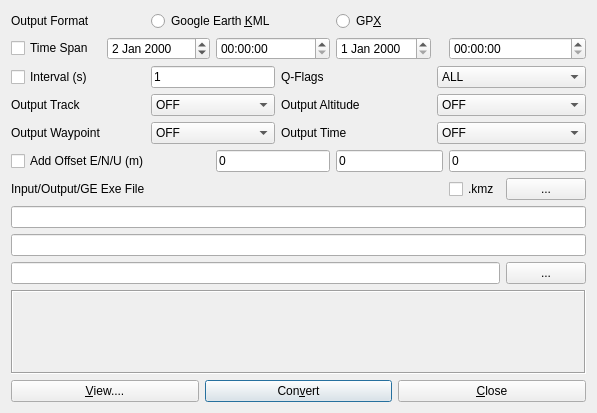
<?xml version="1.0" encoding="UTF-8"?>
<ui version="4.0">
 <class>ConvDialog</class>
 <widget class="QWidget" name="ConvDialog">
  <property name="geometry">
   <rect>
    <x>0</x>
    <y>0</y>
    <width>597</width>
    <height>413</height>
   </rect>
  </property>
  <property name="windowTitle">
   <string>KML/GPX Converter</string>
  </property>
  <property name="toolTip">
   <string/>
  </property>
  <layout class="QVBoxLayout" name="verticalLayout">
   <item>
    <widget class="QWidget" name="Panel1" native="true">
     <property name="enabled">
      <bool>true</bool>
     </property>
     <property name="toolTip">
      <string/>
     </property>
     <property name="layoutDirection">
      <enum>Qt::LeftToRight</enum>
     </property>
     <property name="text" stdset="0">
      <string/>
     </property>
     <layout class="QGridLayout" name="gridLayout">
      <property name="leftMargin">
       <number>0</number>
      </property>
      <property name="topMargin">
       <number>0</number>
      </property>
      <property name="rightMargin">
       <number>0</number>
      </property>
      <property name="bottomMargin">
       <number>0</number>
      </property>
      <item row="1" column="0">
       <widget class="QCheckBox" name="TimeSpan">
        <property name="toolTip">
         <string/>
        </property>
        <property name="text">
         <string>Time Span</string>
        </property>
        <property name="checked">
         <bool>false</bool>
        </property>
       </widget>
      </item>
      <item row="3" column="2" colspan="2">
       <widget class="QComboBox" name="TrackColor">
        <property name="enabled">
         <bool>true</bool>
        </property>
        <property name="toolTip">
         <string/>
        </property>
        <item>
         <property name="text">
          <string>OFF</string>
         </property>
        </item>
        <item>
         <property name="text">
          <string>White</string>
         </property>
        </item>
        <item>
         <property name="text">
          <string>Green</string>
         </property>
        </item>
        <item>
         <property name="text">
          <string>Orange</string>
         </property>
        </item>
        <item>
         <property name="text">
          <string>Red</string>
         </property>
        </item>
        <item>
         <property name="text">
          <string>Yellow</string>
         </property>
        </item>
       </widget>
      </item>
      <item row="1" column="5">
       <widget class="QDateEdit" name="TimeY2">
        <property name="enabled">
         <bool>true</bool>
        </property>
        <property name="toolTip">
         <string/>
        </property>
       </widget>
      </item>
      <item row="2" column="4" colspan="2">
       <widget class="QLabel" name="Label5">
        <property name="enabled">
         <bool>true</bool>
        </property>
        <property name="toolTip">
         <string/>
        </property>
        <property name="text">
         <string>Q-Flags</string>
        </property>
       </widget>
      </item>
      <item row="2" column="2" colspan="2">
       <widget class="QLineEdit" name="TimeInt">
        <property name="enabled">
         <bool>true</bool>
        </property>
        <property name="toolTip">
         <string/>
        </property>
        <property name="text">
         <string>1</string>
        </property>
       </widget>
      </item>
      <item row="4" column="0">
       <widget class="QLabel" name="Label2">
        <property name="enabled">
         <bool>true</bool>
        </property>
        <property name="toolTip">
         <string/>
        </property>
        <property name="text">
         <string>Output Waypoint</string>
        </property>
       </widget>
      </item>
      <item row="3" column="0">
       <widget class="QLabel" name="Label1">
        <property name="enabled">
         <bool>true</bool>
        </property>
        <property name="toolTip">
         <string/>
        </property>
        <property name="text">
         <string>Output Track</string>
        </property>
       </widget>
      </item>
      <item row="4" column="2" colspan="2">
       <widget class="QComboBox" name="PointColor">
        <property name="enabled">
         <bool>true</bool>
        </property>
        <property name="toolTip">
         <string/>
        </property>
        <item>
         <property name="text">
          <string>OFF</string>
         </property>
        </item>
        <item>
         <property name="text">
          <string>White</string>
         </property>
        </item>
        <item>
         <property name="text">
          <string>Green</string>
         </property>
        </item>
        <item>
         <property name="text">
          <string>Orange</string>
         </property>
        </item>
        <item>
         <property name="text">
          <string>Red</string>
         </property>
        </item>
        <item>
         <property name="text">
          <string>By Q-Flag</string>
         </property>
        </item>
       </widget>
      </item>
      <item row="6" column="0" colspan="3">
       <widget class="QLabel" name="Label7">
        <property name="enabled">
         <bool>true</bool>
        </property>
        <property name="toolTip">
         <string/>
        </property>
        <property name="text">
         <string>Input/Output/GE Exe File</string>
        </property>
       </widget>
      </item>
      <item row="9" column="8">
       <widget class="QPushButton" name="BtnGoogleEarthFile">
        <property name="enabled">
         <bool>true</bool>
        </property>
        <property name="palette">
         <palette>
          <active>
           <colorrole role="WindowText">
            <brush brushstyle="SolidPattern">
             <color alpha="255">
              <red>0</red>
              <green>0</green>
              <blue>0</blue>
             </color>
            </brush>
           </colorrole>
          </active>
          <inactive>
           <colorrole role="WindowText">
            <brush brushstyle="SolidPattern">
             <color alpha="255">
              <red>0</red>
              <green>0</green>
              <blue>0</blue>
             </color>
            </brush>
           </colorrole>
          </inactive>
          <disabled>
           <colorrole role="WindowText">
            <brush brushstyle="SolidPattern">
             <color alpha="255">
              <red>0</red>
              <green>0</green>
              <blue>0</blue>
             </color>
            </brush>
           </colorrole>
          </disabled>
         </palette>
        </property>
        <property name="toolTip">
         <string/>
        </property>
        <property name="text">
         <string>...</string>
        </property>
        <property name="flat">
         <bool>false</bool>
        </property>
       </widget>
      </item>
      <item row="2" column="0" colspan="2">
       <widget class="QCheckBox" name="TimeIntF">
        <property name="toolTip">
         <string/>
        </property>
        <property name="text">
         <string>Interval (s)</string>
        </property>
        <property name="checked">
         <bool>false</bool>
        </property>
       </widget>
      </item>
      <item row="5" column="5" colspan="2">
       <widget class="QLineEdit" name="Offset2">
        <property name="enabled">
         <bool>true</bool>
        </property>
        <property name="toolTip">
         <string/>
        </property>
        <property name="text">
         <string>0</string>
        </property>
       </widget>
      </item>
      <item row="5" column="7" colspan="2">
       <widget class="QLineEdit" name="Offset3">
        <property name="enabled">
         <bool>true</bool>
        </property>
        <property name="toolTip">
         <string/>
        </property>
        <property name="text">
         <string>0</string>
        </property>
       </widget>
      </item>
      <item row="6" column="7">
       <widget class="QCheckBox" name="Compress">
        <property name="toolTip">
         <string/>
        </property>
        <property name="text">
         <string>.kmz</string>
        </property>
        <property name="checked">
         <bool>false</bool>
        </property>
       </widget>
      </item>
      <item row="10" column="0" colspan="9">
       <widget class="QLabel" name="Message">
        <property name="enabled">
         <bool>true</bool>
        </property>
        <property name="toolTip">
         <string/>
        </property>
        <property name="layoutDirection">
         <enum>Qt::LeftToRight</enum>
        </property>
        <property name="frameShape">
         <enum>QFrame::Box</enum>
        </property>
        <property name="frameShadow">
         <enum>QFrame::Sunken</enum>
        </property>
        <property name="text">
         <string/>
        </property>
        <property name="alignment">
         <set>Qt::AlignCenter</set>
        </property>
       </widget>
      </item>
      <item row="8" column="0" colspan="9">
       <widget class="QLineEdit" name="OutputFile">
        <property name="enabled">
         <bool>true</bool>
        </property>
        <property name="toolTip">
         <string/>
        </property>
        <property name="text">
         <string/>
        </property>
       </widget>
      </item>
      <item row="5" column="3" colspan="2">
       <widget class="QLineEdit" name="Offset1">
        <property name="enabled">
         <bool>true</bool>
        </property>
        <property name="toolTip">
         <string/>
        </property>
        <property name="text">
         <string>0</string>
        </property>
       </widget>
      </item>
      <item row="2" column="6" colspan="3">
       <widget class="QComboBox" name="QFlags">
        <property name="enabled">
         <bool>true</bool>
        </property>
        <property name="toolTip">
         <string/>
        </property>
        <item>
         <property name="text">
          <string>ALL</string>
         </property>
        </item>
        <item>
         <property name="text">
          <string>Q=1</string>
         </property>
        </item>
        <item>
         <property name="text">
          <string>Q=2</string>
         </property>
        </item>
        <item>
         <property name="text">
          <string>Q=3</string>
         </property>
        </item>
        <item>
         <property name="text">
          <string>Q=4</string>
         </property>
        </item>
        <item>
         <property name="text">
          <string>Q=5</string>
         </property>
        </item>
        <item>
         <property name="text">
          <string>Q=6</string>
         </property>
        </item>
       </widget>
      </item>
      <item row="3" column="6" colspan="3">
       <widget class="QComboBox" name="OutputAlt">
        <property name="enabled">
         <bool>true</bool>
        </property>
        <property name="toolTip">
         <string/>
        </property>
        <item>
         <property name="text">
          <string>OFF</string>
         </property>
        </item>
        <item>
         <property name="text">
          <string>Ellipsoidal</string>
         </property>
        </item>
        <item>
         <property name="text">
          <string>Geodetic</string>
         </property>
        </item>
       </widget>
      </item>
      <item row="1" column="3" colspan="2">
       <widget class="QTimeEdit" name="TimeH1">
        <property name="enabled">
         <bool>true</bool>
        </property>
        <property name="toolTip">
         <string/>
        </property>
        <property name="displayFormat">
         <string>HH:mm:ss</string>
        </property>
       </widget>
      </item>
      <item row="1" column="7" colspan="2">
       <widget class="QTimeEdit" name="TimeH2">
        <property name="enabled">
         <bool>true</bool>
        </property>
        <property name="toolTip">
         <string/>
        </property>
        <property name="displayFormat">
         <string>HH:mm:ss</string>
        </property>
       </widget>
      </item>
      <item row="1" column="1" colspan="2">
       <widget class="QDateEdit" name="TimeY1">
        <property name="enabled">
         <bool>true</bool>
        </property>
        <property name="toolTip">
         <string/>
        </property>
        <property name="date">
         <date>
          <year>2000</year>
          <month>1</month>
          <day>2</day>
         </date>
        </property>
       </widget>
      </item>
      <item row="4" column="4" colspan="2">
       <widget class="QLabel" name="Label4">
        <property name="enabled">
         <bool>true</bool>
        </property>
        <property name="toolTip">
         <string/>
        </property>
        <property name="text">
         <string>Output Time</string>
        </property>
       </widget>
      </item>
      <item row="7" column="0" colspan="9">
       <widget class="QLineEdit" name="InputFile">
        <property name="enabled">
         <bool>true</bool>
        </property>
        <property name="toolTip">
         <string/>
        </property>
        <property name="text">
         <string/>
        </property>
       </widget>
      </item>
      <item row="3" column="4" colspan="2">
       <widget class="QLabel" name="Label3">
        <property name="enabled">
         <bool>true</bool>
        </property>
        <property name="toolTip">
         <string/>
        </property>
        <property name="text">
         <string>Output Altitude</string>
        </property>
       </widget>
      </item>
      <item row="9" column="0" colspan="8">
       <widget class="QLineEdit" name="GoogleEarthFile">
        <property name="enabled">
         <bool>true</bool>
        </property>
        <property name="toolTip">
         <string/>
        </property>
        <property name="text">
         <string/>
        </property>
       </widget>
      </item>
      <item row="4" column="6" colspan="3">
       <widget class="QComboBox" name="OutputTime">
        <property name="enabled">
         <bool>true</bool>
        </property>
        <property name="toolTip">
         <string/>
        </property>
        <item>
         <property name="text">
          <string>OFF</string>
         </property>
        </item>
        <item>
         <property name="text">
          <string>GPST</string>
         </property>
        </item>
        <item>
         <property name="text">
          <string>UTC</string>
         </property>
        </item>
        <item>
         <property name="text">
          <string>JST</string>
         </property>
        </item>
       </widget>
      </item>
      <item row="6" column="8">
       <widget class="QPushButton" name="BtnInputFile">
        <property name="enabled">
         <bool>true</bool>
        </property>
        <property name="palette">
         <palette>
          <active>
           <colorrole role="WindowText">
            <brush brushstyle="SolidPattern">
             <color alpha="255">
              <red>0</red>
              <green>0</green>
              <blue>0</blue>
             </color>
            </brush>
           </colorrole>
          </active>
          <inactive>
           <colorrole role="WindowText">
            <brush brushstyle="SolidPattern">
             <color alpha="255">
              <red>0</red>
              <green>0</green>
              <blue>0</blue>
             </color>
            </brush>
           </colorrole>
          </inactive>
          <disabled>
           <colorrole role="WindowText">
            <brush brushstyle="SolidPattern">
             <color alpha="255">
              <red>0</red>
              <green>0</green>
              <blue>0</blue>
             </color>
            </brush>
           </colorrole>
          </disabled>
         </palette>
        </property>
        <property name="toolTip">
         <string/>
        </property>
        <property name="text">
         <string>...</string>
        </property>
        <property name="flat">
         <bool>false</bool>
        </property>
       </widget>
      </item>
      <item row="5" column="0" colspan="3">
       <widget class="QCheckBox" name="AddOffset">
        <property name="toolTip">
         <string/>
        </property>
        <property name="text">
         <string>Add Offset E/N/U (m)</string>
        </property>
        <property name="checked">
         <bool>false</bool>
        </property>
       </widget>
      </item>
      <item row="0" column="0">
       <widget class="QLabel" name="label">
        <property name="text">
         <string>Output Format</string>
        </property>
       </widget>
      </item>
      <item row="0" column="2" colspan="2">
       <widget class="QRadioButton" name="FormatKML">
        <property name="text">
         <string>Google Earth &amp;KML</string>
        </property>
       </widget>
      </item>
      <item row="0" column="5" colspan="2">
       <widget class="QRadioButton" name="FormatGPX">
        <property name="text">
         <string>GP&amp;X</string>
        </property>
       </widget>
      </item>
     </layout>
    </widget>
   </item>
   <item>
    <widget class="QWidget" name="widget" native="true">
     <property name="sizePolicy">
      <sizepolicy hsizetype="Preferred" vsizetype="Fixed">
       <horstretch>0</horstretch>
       <verstretch>0</verstretch>
      </sizepolicy>
     </property>
     <layout class="QHBoxLayout" name="horizontalLayout">
      <property name="leftMargin">
       <number>0</number>
      </property>
      <property name="topMargin">
       <number>0</number>
      </property>
      <property name="rightMargin">
       <number>0</number>
      </property>
      <property name="bottomMargin">
       <number>0</number>
      </property>
      <item>
       <widget class="QPushButton" name="BtnView">
        <property name="text">
         <string>&amp;View....</string>
        </property>
        <property name="icon">
         <iconset resource="rtkpost_qt.qrc">
          <normaloff>:/buttons/doc.bmp</normaloff>:/buttons/doc.bmp</iconset>
        </property>
       </widget>
      </item>
      <item>
       <widget class="QPushButton" name="BtnConvert">
        <property name="enabled">
         <bool>true</bool>
        </property>
        <property name="toolTip">
         <string/>
        </property>
        <property name="text">
         <string>Con&amp;vert</string>
        </property>
        <property name="autoDefault">
         <bool>true</bool>
        </property>
        <property name="default">
         <bool>true</bool>
        </property>
       </widget>
      </item>
      <item>
       <widget class="QPushButton" name="BtnClose">
        <property name="enabled">
         <bool>true</bool>
        </property>
        <property name="toolTip">
         <string/>
        </property>
        <property name="text">
         <string>&amp;Close</string>
        </property>
       </widget>
      </item>
     </layout>
    </widget>
   </item>
  </layout>
 </widget>
 <resources>
  <include location="rtkpost_qt.qrc"/>
 </resources>
 <connections/>
</ui>
